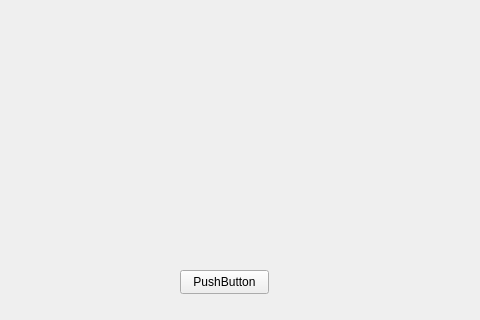
<?xml version="1.0" encoding="UTF-8"?>
<ui version="4.0">
 <class>MainWindow</class>
 <widget class="QMainWindow" name="MainWindow">
  <property name="geometry">
   <rect>
    <x>0</x>
    <y>0</y>
    <width>480</width>
    <height>320</height>
   </rect>
  </property>
  <property name="windowTitle">
   <string>MainWindow</string>
  </property>
  <widget class="QWidget" name="centralWidget">
   <widget class="QWidget" name="widget" native="true">
    <property name="geometry">
     <rect>
      <x>0</x>
      <y>0</y>
      <width>480</width>
      <height>320</height>
     </rect>
    </property>
    <property name="minimumSize">
     <size>
      <width>480</width>
      <height>320</height>
     </size>
    </property>
    <property name="maximumSize">
     <size>
      <width>480</width>
      <height>320</height>
     </size>
    </property>
    <property name="autoFillBackground">
     <bool>false</bool>
    </property>
    <property name="styleSheet">
     <string notr="true"/>
    </property>
    <widget class="QPushButton" name="pushButton">
     <property name="geometry">
      <rect>
       <x>180</x>
       <y>270</y>
       <width>89</width>
       <height>24</height>
      </rect>
     </property>
     <property name="text">
      <string>PushButton</string>
     </property>
    </widget>
   </widget>
  </widget>
 </widget>
 <layoutdefault spacing="6" margin="11"/>
 <resources/>
 <connections/>
</ui>
